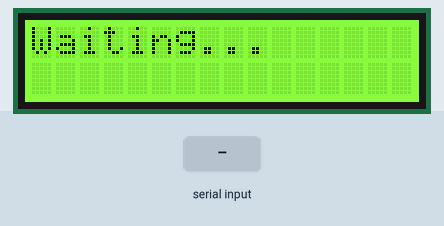
Recording of a sketch running on a simulated Arduino Uno, built with avr-gcc and run on an emulated ATmega328P. Parts: 16×2 character LCD. The test bench sets the inputs (shaded band).

Above: at 1.2 s.
1.3 s: "1" received over the second serial link
At 3.5 s:
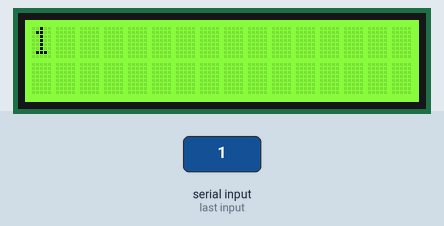
3.8 s: "0" received over the second serial link
At 5.4 s:
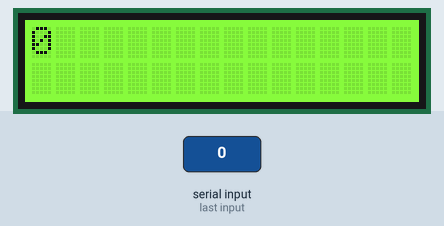
6.3 s: "2" received over the second serial link
At 8.5 s:
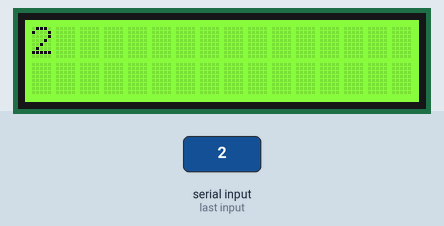
Timing chart, 0 to 10.0 s (numbered marks = the images above; inputs shaded):
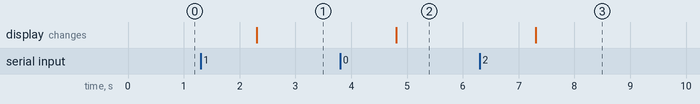

The sketch:

TEC284-Lab7-Receiver.ino
```cpp
//Added library for SoftwareSerial to fix Q4
#include <SoftwareSerial.h>
#include "rgb_lcd.h"
#include <Wire.h>
rgb_lcd lcd;

SoftwareSerial mySerial(10,11); //RX, TX pins

void setup() {
  // put your setup code here, to run once:
  lcd.begin(16,2);
  Serial.begin(9600); //Initalize hardware serial connection
  mySerial.begin(9600); //Initialize software serial connection
  lcd.setRGB(100,255,0);
  lcd.print("Waiting...");
}

void loop() {
  // put your main code here, to run repeatedly:
  if(mySerial.available() > 0){ // if information is ready to be read...
    String recievedMessage = mySerial.readString();
    lcd.clear();
    lcd.setCursor(0,0);
    lcd.print(recievedMessage); //Display it on the screen

  }
}
```

Measured:
- after the input at 1.3 s, the display: changes after 1.0 s (image 1)
- after the input at 3.8 s, the display: changes after 1.0 s (image 2)
- after the input at 6.3 s, the display: changes after 1.0 s (image 3)
